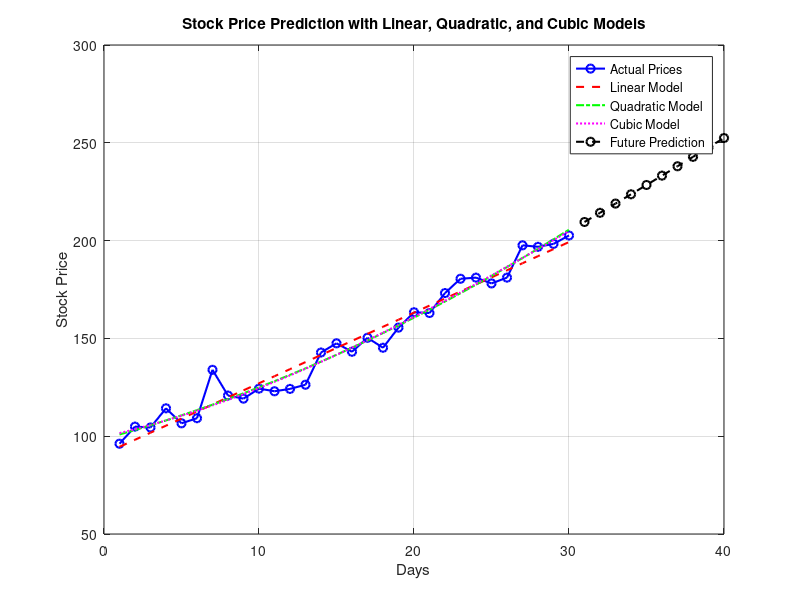

Source code (MATLAB):
% NAME - PRATHAM SANDESARA
% PROJECT -- SESSION -13 
% ENR 112 - LINEAR ALGEBRA LABORATORY 


% FUTURE STOCK PRICE PREDICTION USING REGRESSION

% Simulate historical stock price data (days and prices)
days = (1:30)'; % Days (predictor variable)
prices = 100 + 2 * days + 0.05 * days.^2 + 5 * randn(size(days));


% DEFINING MATRICES FOR DIFFERENT MODELS (LINEAR , QUADRATIC , CUBIC)
X_linear = [ones(size(days)), days];                   
X_quadratic = [ones(size(days)), days, days.^2];        
X_cubic = [ones(size(days)), days, days.^2, days.^3];  

% Perform linear regression for each model
coeff_linear = (X_linear' * X_linear) \ (X_linear' * prices);
coeff_quadratic = (X_quadratic' * X_quadratic) \ (X_quadratic' * prices);
coeff_cubic = (X_cubic' * X_cubic) \ (X_cubic' * prices);

% Predictions for each model
pred_linear = X_linear * coeff_linear;
pred_quadratic = X_quadratic * coeff_quadratic;
pred_cubic = X_cubic * coeff_cubic;

% Plot actual prices and all model predictions
figure;
 % Actual prices
plot(days, prices, 'bo-', 'LineWidth', 1.5); 
hold on;
plot(days, pred_linear, 'r--', 'LineWidth', 1.5);      %
plot(days, pred_quadratic, 'g-.', 'LineWidth', 1.5);   
plot(days, pred_cubic, 'm:', 'LineWidth', 1.5);      
xlabel('Days');
ylabel('Stock Price');
title('Stock Price Prediction with Linear, Quadratic, and Cubic Models');
legend('Actual Prices', 'Linear Model', 'Quadratic Model', 'Cubic Model');
grid on;




% Calculate and display Mean Squared Error (MSE) for each model
mse_linear = mean((prices - pred_linear).^2);
mse_quadratic = mean((prices - pred_quadratic).^2);
mse_cubic = mean((prices - pred_cubic).^2);

fprintf('\nMean Squared Error (MSE) for each model:\n');
fprintf('Linear Model MSE: %.2f\n', mse_linear);
fprintf('Quadratic Model MSE: %.2f\n', mse_quadratic);
fprintf('Cubic Model MSE: %.2f\n', mse_cubic);



% Calculate and display R-squared (R²) for each model
SST = sum((prices - mean(prices)).^2); % Total sum of squares
R2_linear = 1 - sum((prices - pred_linear).^2) / SST;
R2_quadratic = 1 - sum((prices - pred_quadratic).^2) / SST;
R2_cubic = 1 - sum((prices - pred_cubic).^2) / SST;

fprintf('\nR-squared (R²) for each model:\n');
fprintf('Linear Model R²: %.4f\n', R2_linear);
fprintf('Quadratic Model R²: %.4f\n', R2_quadratic);
fprintf('Cubic Model R²: %.4f\n', R2_cubic);




% Choose the best model based on MSE (lower is better)
[~, best_model_idx] = min([mse_linear, mse_quadratic, mse_cubic]);
if best_model_idx == 1
    best_model = 'Linear';
    best_coeff = coeff_linear;
    best_X = [ones(size(days)), days];
elseif best_model_idx == 2
    best_model = 'Quadratic';
    best_coeff = coeff_quadratic;
    best_X = [ones(size(days)), days, days.^2];
else
    best_model = 'Cubic';
    best_coeff = coeff_cubic;
    best_X = [ones(size(days)), days, days.^2, days.^3];
end


fprintf('\nBest model based on MSE: %s\n', best_model);

% Future prediction using the best model
 % Days for prediction
future_days = (31:40)'; 
if strcmp(best_model, 'Linear')
    future_X = [ones(size(future_days)), future_days];
elseif strcmp(best_model, 'Quadratic')
    future_X = [ones(size(future_days)), future_days, future_days.^2];
else
    future_X = [ones(size(future_days)), future_days, future_days.^2, future_days.^3];
end
future_prices = future_X * best_coeff;

% Display the future predictions
fprintf('\nPredicted stock prices for the next 10 days (using %s model):\n', best_model);
for i = 1:length(future_days)
    fprintf('Day %d: %.2f\n', future_days(i), future_prices(i));
end



% Plot future predictions on the same graph
plot(future_days, future_prices, 'k--o', 'LineWidth', 1.5); % Future prices
legend('Actual Prices', 'Linear Model', 'Quadratic Model', 'Cubic Model', 'Future Prediction');
hold off;
